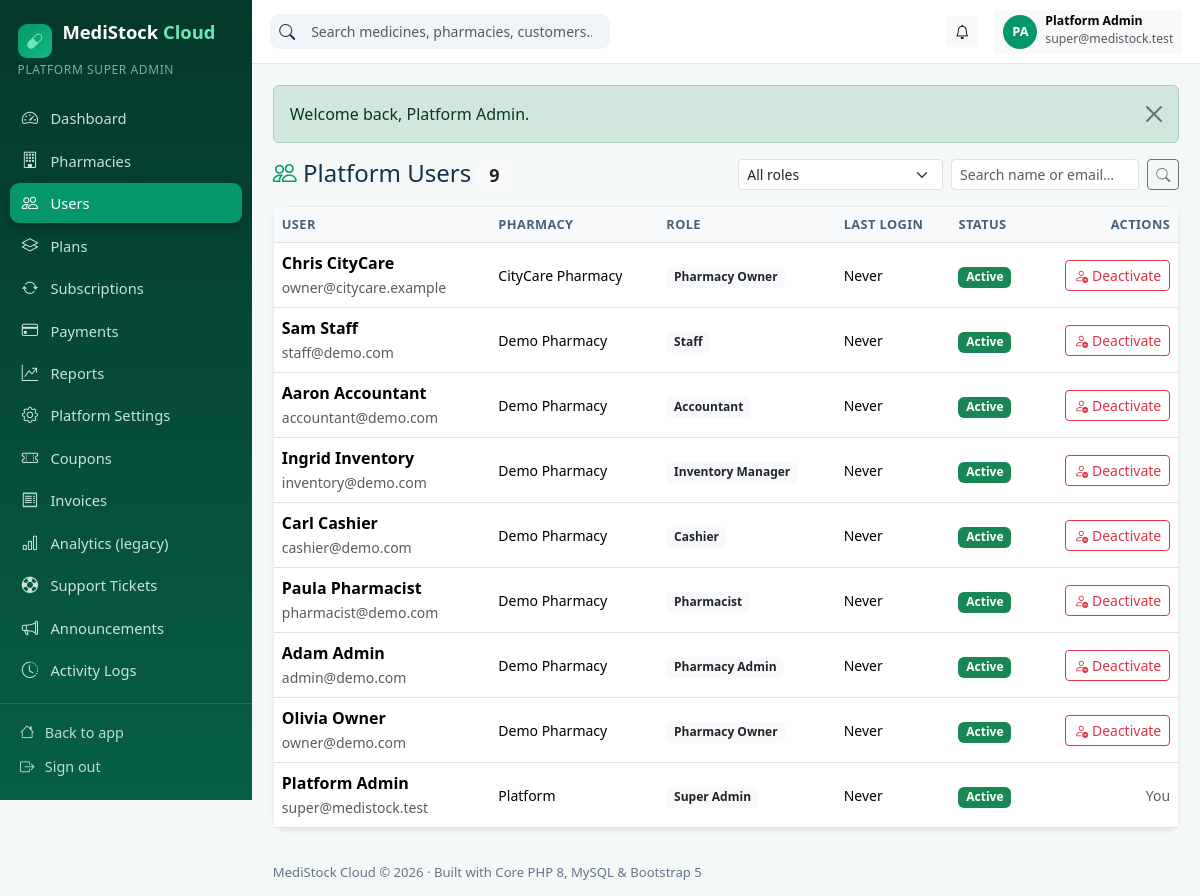
Page /super-admin/users.php (signed in) on the committed database.
### tables this page shows
CREATE TABLE IF NOT EXISTS users (
    id                        INT UNSIGNED AUTO_INCREMENT PRIMARY KEY,
    tenant_id                 INT UNSIGNED NULL,           
    role_id                   INT UNSIGNED NOT NULL,
    name                      VARCHAR(120) NOT NULL,
    email                     VARCHAR(190) NOT NULL UNIQUE,
    password_hash             VARCHAR(255) NOT NULL,
    phone                     VARCHAR(40)  NULL,
    status                    ENUM('active','inactive','invited') NOT NULL DEFAULT 'active',
    email_verified_at         DATETIME NULL,
    email_verification_token  VARCHAR(100) NULL,
    invitation_token          VARCHAR(100) NULL,
    invited_at                DATETIME NULL,
    last_login_at             DATETIME NULL,
    created_at                TIMESTAMP NULL,
    updated_at                TIMESTAMP NULL,
    deleted_at                TIMESTAMP NULL,
    INDEX idx_users_tenant (tenant_id),
    CONSTRAINT fk_users_tenant FOREIGN KEY (tenant_id) REFERENCES tenants (id) ON DELETE CASCADE,
    CONSTRAINT fk_users_role   FOREIGN KEY (role_id)   REFERENCES roles (id)   ON DELETE RESTRICT
);

CREATE TABLE IF NOT EXISTS roles (
    id          INT UNSIGNED AUTO_INCREMENT PRIMARY KEY,
    `key`       VARCHAR(50)  NOT NULL UNIQUE,
    name        VARCHAR(100) NOT NULL,
    description VARCHAR(255) NULL,
    created_at  TIMESTAMP NULL,
    updated_at  TIMESTAMP NULL
);

CREATE TABLE IF NOT EXISTS tenants (
    id             INT UNSIGNED AUTO_INCREMENT PRIMARY KEY,
    name           VARCHAR(160) NOT NULL,
    slug           VARCHAR(180) NOT NULL UNIQUE,
    email          VARCHAR(190) NOT NULL,
    phone          VARCHAR(40)  NULL,
    license_number VARCHAR(80)  NULL,
    address        VARCHAR(255) NULL,
    city           VARCHAR(100) NULL,
    country        VARCHAR(100) NULL,
    logo_path      VARCHAR(255) NULL,
    status         ENUM('pending','active','suspended') NOT NULL DEFAULT 'active',
    trial_ends_at  DATETIME NULL,
    created_at     TIMESTAMP NULL,
    updated_at     TIMESTAMP NULL,
    deleted_at     TIMESTAMP NULL,
    INDEX idx_tenants_status (status)
);

### config/database.php (called while the page is built)
<?php
return [
    'driver'    => 'mysql',
    'host'      => getenv('DB_HOST') ?: '127.0.0.1',
    'port'      => getenv('DB_PORT') ?: '3306',
    'database'  => getenv('DB_DATABASE') ?: 'medistock_cloud',
    'username'  => getenv('DB_USERNAME') ?: 'root',
    'password'  => getenv('DB_PASSWORD') ?: '',
    'charset'   => 'utf8mb4',
    'collation' => 'utf8mb4_unicode_ci',
];

### app/Database.php (called while the page is built)
<?php
final class Database
{
    private static ?PDO $instance = null;
    public static function connection(): PDO
    {
        if (self::$instance instanceof PDO) {
            return self::$instance;
        }
        $config = require dirname(__DIR__) . '/config/database.php';
        $dsn = sprintf(
            '%s:host=%s;port=%s;dbname=%s;charset=%s',
            $config['driver'],
            $config['host'],
            $config['port'],
            $config['database'],
            $config['charset']
        );
        self::$instance = new PDO($dsn, $config['username'], $config['password'], [
            PDO::ATTR_ERRMODE            => PDO::ERRMODE_EXCEPTION,
            PDO::ATTR_DEFAULT_FETCH_MODE => PDO::FETCH_ASSOC,
            PDO::ATTR_EMULATE_PREPARES   => false,
        ]);
        return self::$instance;
    }
}
function db(): PDO
{
    return Database::connection();
}

### public/super-admin/users.php (the view, shortened to what this page needs)
<?php
$me = require_role(['super_admin']);
$pdo = db();
$q = trim((string)input('q', ''));
$sql = 'SELECT u.id, u.name, u.email, u.phone, u.status, u.last_login_at, u.created_at,
               r.name AS role_name, t.name AS tenant_name
          FROM users u JOIN roles r ON r.id = u.role_id
          LEFT JOIN tenants t ON t.id = u.tenant_id
         WHERE u.deleted_at IS NULL';
$params = [];
$sql .= ' ORDER BY u.id DESC LIMIT 150';
$stmt = $pdo->prepare($sql);
$stmt->execute($params);
$users = $stmt->fetchAll();
admin_header('Users', 'super-admin/users.php');
?>
<div class="d-flex flex-wrap justify-content-between align-items-center gap-2 mb-3">
  <h4 class="mb-0"><i class="bi bi-people text-emerald"></i> Platform Users <span class="badge bg-light text-dark"><?= count($users) ?></span></h4>
  <form class="d-flex gap-2" method="get">
    <select class="form-select form-select-sm" name="role" onchange="this.form.submit()">
      <option value="">All roles</option>
    </select>
    <input class="form-control form-control-sm" name="q" value="<?= e($q) ?>" placeholder="Search name or email…">
    <button class="btn btn-outline-secondary btn-sm" type="submit"><i class="bi bi-search"></i></button>
  </form>
</div>
<div class="card shadow-sm"><div class="table-responsive"><table class="table table-hover align-middle mb-0">
  <thead><tr><th>User</th><th>Pharmacy</th><th>Role</th><th>Last login</th><th>Status</th><th class="text-end">Actions</th></tr></thead>
  <tbody>
  <?php foreach ($users as $u): ?>
    <tr>
      <td><strong><?= e($u['name']) ?></strong><br><small class="text-muted"><?= e($u['email']) ?><?= $u['phone'] ? ' · ' . e($u['phone']) : '' ?></small></td>
      <td class="small"><?= e($u['tenant_name'] ?? 'Platform') ?></td>
      <td><span class="badge bg-light text-dark"><?= e($u['role_name']) ?></span></td>
      <td class="small"><?= $u['last_login_at'] ? e(fmt_date($u['last_login_at'], 'd M Y H:i')) : 'Never' ?></td>
      <td><?= status_badge($u['status']) ?></td>
      <td class="text-end">
        <?php if ((int)$u['id'] === (int)$me['id']): ?><span class="text-muted small">You</span>
        <?php elseif ($u['status'] === 'active'): ?>
          <form method="post" class="d-inline" data-confirm="Deactivate this user? They will no longer be able to sign in."><button class="btn btn-sm btn-outline-danger"><i class="bi bi-person-dash"></i> Deactivate</button></form>
        <?php else: ?>
          <form method="post" class="d-inline"><?= csrf_field() ?><input type="hidden" name="_op" value="activate"><input type="hidden" name="user_id" value="<?= (int)$u['id'] ?>"><button class="btn btn-sm btn-outline-success"><i class="bi bi-person-check"></i> Activate</button></form>
        <?php endif; ?>
      </td>
    </tr>
  <?php endforeach; ?>
  </tbody>
</table></div></div>
<?php admin_footer(); ?>

### app/View.php (shortened to what this page needs)
<?php
function admin_menu(): array
{
    if (is_super_admin()) {
        return [
            ['super-admin/dashboard.php', 'bi-speedometer2', 'Dashboard', null],
            ['super-admin/pharmacies.php', 'bi-building', 'Pharmacies', null],
            ['super-admin/users.php', 'bi-people', 'Users', null],
            ['super-admin/plans.php', 'bi-layers', 'Plans', null],
            ['super-admin/subscriptions.php', 'bi-arrow-repeat', 'Subscriptions', null],
            ['super-admin/payments.php', 'bi-credit-card', 'Payments', null],
            ['super-admin/reports.php', 'bi-graph-up-arrow', 'Reports', null],
            ['super-admin/settings.php', 'bi-gear', 'Platform Settings', null],
            ['superadmin/coupons.php', 'bi-ticket-perforated', 'Coupons', null],
            ['superadmin/invoices.php', 'bi-receipt', 'Invoices', null],
            ['superadmin/analytics.php', 'bi-bar-chart', 'Analytics (legacy)', null],
            ['superadmin/tickets.php', 'bi-life-preserver', 'Support Tickets', null],
            ['superadmin/announcements.php', 'bi-megaphone', 'Announcements', null],
            ['superadmin/logs.php', 'bi-clock-history', 'Activity Logs', null],
        ];
    }
    $role = current_user()['role_key'] ?? '';
    $posHref = in_array($role, ['cashier', 'pharmacist'], true) ? 'cashier/pos.php' : 'admin/pos.php';
    $items = [
        ['admin/dashboard.php', 'bi-speedometer2', 'Overview', 'dashboard.view'],
        [$posHref, 'bi-upc-scan', 'Pharmacy POS', 'pos.access'],
        ['admin/sales.php', 'bi-cart-check', 'Sales', 'sales.view'],
        ['admin/returns.php', 'bi-arrow-counterclockwise', 'Sales Returns', 'sales.manage'],
        ['admin/medicines.php', 'bi-capsule', 'Medicines', 'medicines.view'],
        ['admin/categories.php', 'bi-tags', 'Categories', 'medicines.view'],
        ['admin/brands.php', 'bi-award', 'Brands', 'medicines.view'],
        ['admin/batches.php', 'bi-box-seam', 'Batches', 'stock.view'],
        ['admin/inventory.php', 'bi-boxes', 'Inventory', 'stock.view'],
        ['admin/adjustments.php', 'bi-sliders', 'Stock Adjustments', 'stock.adjust'],
        ['admin/movements.php', 'bi-arrow-repeat', 'Stock Movements', 'stock.view'],
        ['admin/transfers.php', 'bi-arrow-left-right', 'Branch Transfers', 'stock.view'],
        ['admin/expiry.php', 'bi-calendar-x', 'Expiry Management', 'stock.view'],
        ['admin/lowstock.php', 'bi-exclamation-triangle', 'Low Stock Alerts', 'stock.view'],
        ['admin/purchases.php', 'bi-bag-plus', 'Purchases', 'purchases.manage'],
        ['admin/purchase-orders.php', 'bi-clipboard2-check', 'Purchase Orders', 'purchases.manage'],
        ['admin/suppliers.php', 'bi-truck', 'Suppliers', 'suppliers.manage'],
        ['admin/supplier-payments.php', 'bi-cash-coin', 'Supplier Payments', 'purchases.manage'],
        ['admin/customers.php', 'bi-person-heart', 'Customers', 'customers.manage'],
        ['admin/prescriptions.php', 'bi-file-earmark-medical', 'Prescriptions', 'prescriptions.manage'],
        ['admin/expenses.php', 'bi-wallet2', 'Expenses', 'expenses.manage'],
        ['admin/staff.php', 'bi-people', 'Staff', 'staff.manage'],
        ['admin/branches.php', 'bi-diagram-3', 'Branches', 'branches.manage'],
        ['admin/reports.php', 'bi-graph-up', 'Reports & Analytics', 'reports.view'],
        ['admin/subscription.php', 'bi-stars', 'Subscription', 'billing.manage'],
        ['admin/settings.php', 'bi-gear', 'Settings', 'settings.manage'],
    ];
    $items = array_values(array_filter($items, static fn($i) => $i[3] === null || can($i[3])));
    $roleItems = match ($role) {
        'pharmacist' => [
            ['pharmacist/dashboard.php', 'bi-clipboard2-pulse', 'Pharmacist Home', null],
            ['pharmacist/prescriptions.php', 'bi-file-earmark-medical', 'My Prescriptions', null],
            ['pharmacist/medicines.php', 'bi-search-heart', 'Medicine Search', null],
            ['pharmacist/dispensing.php', 'bi-clipboard-check', 'Dispensing Records', null],
            ['pharmacist/sales.php', 'bi-receipt', 'Sales History', null],
        ],
        'cashier' => [
            ['cashier/dashboard.php', 'bi-cash-register', 'Cashier Home', null],
            ['cashier/sales.php', 'bi-receipt', 'My Sales', null],
        ],
        'inventory_manager' => [
            ['inventory/dashboard.php', 'bi-boxes', 'Inventory Home', null],
            ['inventory/receiving.php', 'bi-box-arrow-in-down', 'Stock Receiving', null],
            ['inventory/transfers.php', 'bi-arrow-left-right', 'Branch Transfers', null],
            ['inventory/purchase-orders.php', 'bi-clipboard2-check', 'Purchase Orders', null],
            ['inventory/alerts.php', 'bi-bell', 'Stock Alerts', null],
            ['inventory/suppliers.php', 'bi-truck', 'Suppliers', null],
        ],
        default => [],
    };
    return array_merge($roleItems, $items);
}
function admin_header(string $title, string $active = ''): void
{
    $u = current_user();
    $initials = '';
    foreach (explode(' ', (string)($u['name'] ?? 'U')) as $part) {
        $initials .= strtoupper(substr($part, 0, 1));
    }
    ?>
<!DOCTYPE html>
<html lang="en">
<head>
<link href="https://cdn.jsdelivr.net/npm/bootstrap@5.3.3/dist/css/bootstrap.min.css" rel="stylesheet">
<link href="https://cdn.jsdelivr.net/npm/bootstrap-icons@1.11.3/font/bootstrap-icons.min.css" rel="stylesheet">
<link href="<?= asset('css/style.css') ?>" rel="stylesheet">
</head>
<body class="admin-body">
<div class="admin-wrapper">
  <aside class="admin-sidebar" id="adminSidebar">
    <div class="sidebar-brand"><span class="brand-badge"><i class="bi bi-capsule"></i></span> MediStock <span>Cloud</span></div>
    <div class="sidebar-role"><?= e(is_super_admin() ? 'Platform Super Admin' : ($u['role_name'] ?? '')) ?></div>
    <nav class="sidebar-nav">
      <?php foreach (admin_menu() as [$href, $icon, $label, $perm]): ?>
        <a href="<?= url($href) ?>" class="<?= $active === $href ? 'active' : '' ?>"><i class="bi <?= e($icon) ?>"></i> <span><?= e($label) ?></span></a>
      <?php endforeach; ?>
    </nav>
    <div class="sidebar-footer">
      <a href="<?= url(is_super_admin() ? 'index.php' : 'admin/index.php') ?>"><i class="bi bi-house"></i> <span>Back to app</span></a>
      <a href="<?= url('logout.php') ?>"><i class="bi bi-box-arrow-right"></i> <span>Sign out</span></a>
    </div>
  </aside>
  <div class="admin-main">
    <header class="admin-topbar">
      <form class="topbar-search d-none d-md-flex" method="get" action="<?= url(is_super_admin() ? 'superadmin/tenants.php' : 'admin/medicines.php') ?>">
        <i class="bi bi-search"></i>
        <input class="form-control form-control-sm border-0" name="q" placeholder="Search medicines, pharmacies, customers…">
      </form>
      <div class="ms-auto d-flex align-items-center gap-3">
        <div class="dropdown">
          <button class="btn btn-sm btn-light position-relative" data-bs-toggle="dropdown" aria-label="Notifications">
            <i class="bi bi-bell"></i>
          </button>
        </div>
        <div class="dropdown">
          <button class="btn btn-sm btn-light d-flex align-items-center gap-2" data-bs-toggle="dropdown">
            <span class="avatar-circle"><?= e(substr($initials, 0, 2)) ?></span>
            <span class="d-none d-md-inline text-start"><strong class="d-block small lh-1"><?= e($u['name'] ?? '') ?></strong><small class="text-muted"><?= e($u['email'] ?? '') ?></small></span>
          </button>
        </div>
      </div>
    </header>
    <main class="admin-content">
      <?= flash_html() ?>
<?php
}
function admin_footer(): void
{
    ?>
    </main>
    <footer class="admin-footer">MediStock Cloud © <?= date('Y') ?> · Built with Core PHP 8, MySQL & Bootstrap 5</footer>
  </div>
</div>
<div class="toast-container position-fixed bottom-0 end-0 p-3" id="msToasts" style="z-index:1090"></div>
</body>
</html>
<?php
}

### app/helpers.php (shortened to what this page needs)
<?php
function e($value): string
{
    return htmlspecialchars((string)($value ?? ''), ENT_QUOTES, 'UTF-8');
}
function url(string $path = ''): string
{
    $app = $GLOBALS['app_config'] ?? ['url' => ''];
    return rtrim($app['url'], '/') . '/' . ltrim($path, '/');
}
function asset(string $path): string
{
    return url('assets/' . ltrim($path, '/'));
}
function input(string $key, $default = null)
{
    return $_POST[$key] ?? $_GET[$key] ?? $default;
}
function flash(string $key, ?string $message = null): ?string
{
    $value = $_SESSION['_flash'][$key] ?? null;
    return $value;
}
function flash_html(): string
{
    $html = '';
    foreach (['success' => 'success', 'error' => 'danger', 'warning' => 'warning', 'info' => 'info'] as $key => $class) {
        if ($msg = flash($key)) {
            $html .= '<div class="alert alert-' . $class . ' alert-dismissible fade show" role="alert">'
                . e($msg)
                . '<button type="button" class="btn-close" data-bs-dismiss="alert" aria-label="Close"></button></div>';
        }
    }
    return $html;
}
function status_badge(?string $status): string
{
    $map = [
        'active' => 'success', 'verified' => 'success', 'paid' => 'success', 'completed' => 'success',
        'pending' => 'warning', 'trial' => 'info', 'grace' => 'warning', 'open' => 'info',
        'suspended' => 'danger', 'expired' => 'danger', 'failed' => 'danger', 'cancelled' => 'secondary',
        'refunded' => 'secondary', 'closed' => 'secondary', 'inactive' => 'secondary',
    ];
    $class = $map[$status ?? ''] ?? 'secondary';
    return '<span class="badge bg-' . $class . '">' . e(ucfirst((string)$status)) . '</span>';
}
function current_user(): ?array
{
    static $user = false;
    if ($user !== false) {
        return $user ?: null;
    }
    $stmt = db()->prepare(
        'SELECT u.*, r.key AS role_key, r.name AS role_name
           FROM users u JOIN roles r ON r.id = u.role_id
          WHERE u.id = ? AND u.deleted_at IS NULL LIMIT 1'
    );
    $stmt->execute([$_SESSION['user_id']]);
    $row = $stmt->fetch();
    $user = $row ?: null;
    return $user;
}
function is_super_admin(): bool
{
    $u = current_user();
    return $u !== null && $u['role_key'] === 'super_admin';
}
function require_login(): array
{
    $u = current_user();
    return $u;
}
function require_role(array $roles): array
{
    $u = require_login();
    return $u;
}

### rows in the picture
users: role.key "PLATFORM SUPER ADMIN", name "Platform Admin", email "super@medistock.test", tenant_name "Platform", role.name "Super Admin", shows "Never", status "Active", shows "You"
users: name "Chris CityCare", email "owner@citycare.example", tenant.name "CityCare Pharmacy", role.name "Pharmacy Owner", shows "Never", status "Active"
users: name "Sam Staff", email "staff@demo.com", tenant.name "Demo Pharmacy", role.name "Staff", shows "Never", status "Active"
users: name "Aaron Accountant", email "accountant@demo.com", tenant.name "Demo Pharmacy", role.name "Accountant", shows "Never", status "Active"
users: name "Ingrid Inventory", email "inventory@demo.com", tenant.name "Demo Pharmacy", role.name "Inventory Manager", shows "Never", status "Active"
users: name "Carl Cashier", email "cashier@demo.com", tenant.name "Demo Pharmacy", role.name "Cashier", shows "Never", status "Active"
users: name "Paula Pharmacist", email "pharmacist@demo.com", tenant.name "Demo Pharmacy", role.name "Pharmacist", shows "Never", status "Active"
users: name "Adam Admin", email "admin@demo.com", tenant.name "Demo Pharmacy", role.name "Pharmacy Admin", shows "Never", status "Active"
users: name "Olivia Owner", email "owner@demo.com", tenant.name "Demo Pharmacy", role.name "Pharmacy Owner", shows "Never", status "Active"

### other values in the picture
$label "Dashboard"
$label "Pharmacies"
$label "Users"
$label "Plans"
$label "Subscriptions"
$label "Payments"
$label "Reports"
$label "Platform Settings"
$label "Coupons"
$label "Invoices"
$label "Analytics (legacy)"
$label "Support Tickets"
$label "Announcements"
$label "Activity Logs"
substr($initials, 0, 2) "PA"
